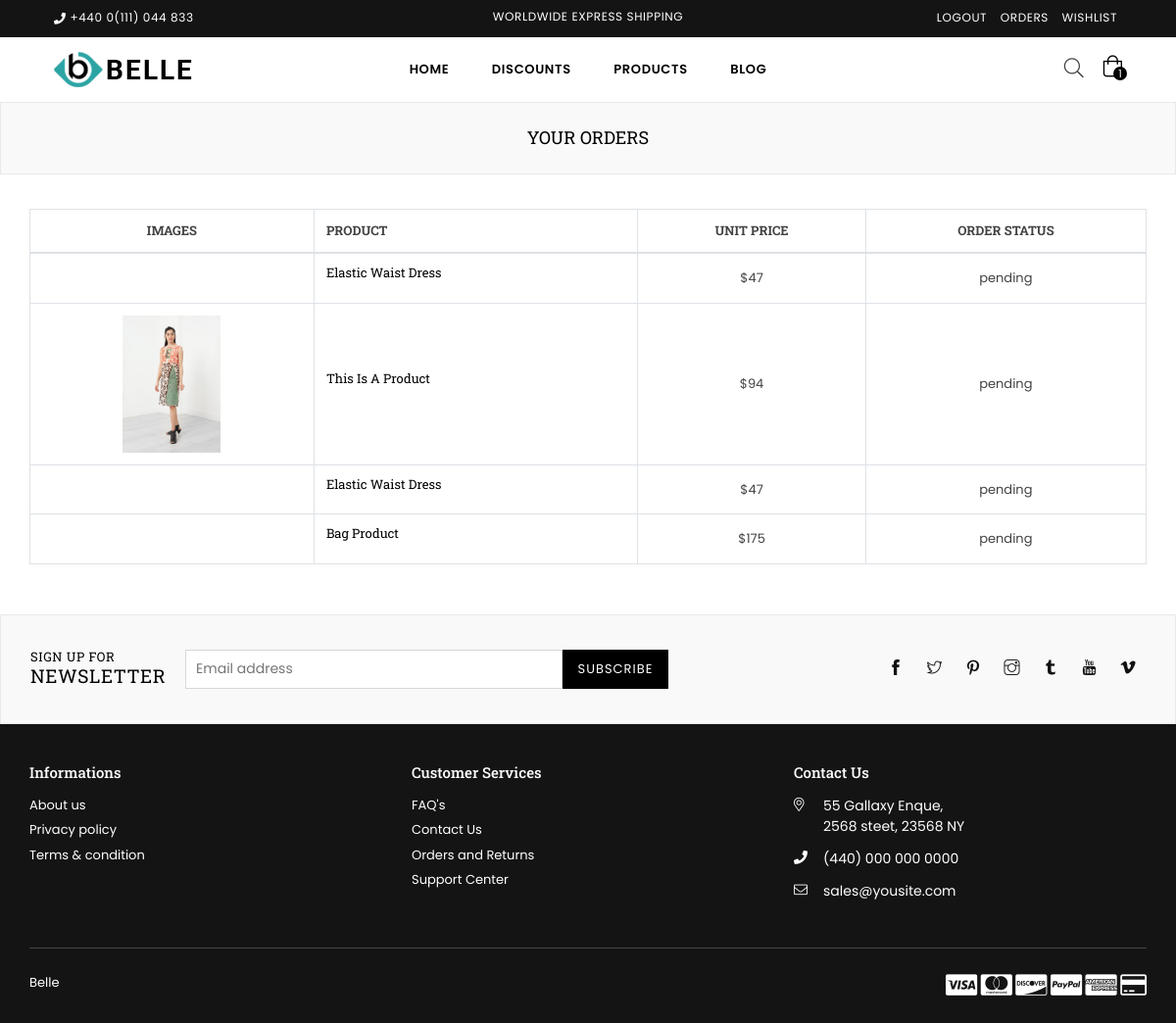
Page /shop/orders/ (signed in) on the committed database.
### products/models.py (models this page shows, shortened)
class Product(models.Model):
    name = models.CharField(max_length=255, default='')
    in_stock = models.PositiveIntegerField(default=0)
    colors_available = models.CharField(max_length=255, default='')
    sizes_available = models.CharField(max_length=255, default='')
    description = models.TextField(default='')
    has_discount = models.BooleanField(default='')
    discounted_percent = models.PositiveIntegerField(default=0)
    is_new = models.BooleanField(default=True)
    price = models.PositiveIntegerField(default=0)
    sales_count = models.PositiveIntegerField(default=0)
    category = models.CharField(max_length=255, default='clothing')
    def get_short_name(self):
        return self.name.lower().replace(' ', '')

class Orders(models.Model):
    user = models.ForeignKey(Users, on_delete=models.CASCADE)
    telephone = models.CharField(max_length=255, default='')
    address = models.CharField(max_length=255, default='')
    city = models.CharField(max_length=255, default='')
    post_code = models.CharField(max_length=255, default='')
    state = models.CharField(max_length=255, default='')
    country = models.CharField(max_length=255, default='')
    order_notes = models.TextField(default='')
    total_price = models.CharField(max_length=255, default='')
    status = models.CharField(max_length=255, default='pending')

class ProductImage(models.Model):
    product = models.ForeignKey(Product, on_delete=models.CASCADE)
    file = models.FileField()

### products/views.py (the view)
# urls.py: path('orders/', views.orders, name='orders'),
def orders(request):
    all_orders = request.user.orders_set.all()
    order_items = []
    if all_orders:
        for order in all_orders:
            all_order_items = order.orderitems_set.all()
            for order_item in all_order_items:
                item = {
                    'name': order_item.product.name,
                    'image': order_item.product.productimage_set.all()[0].file,
                    'short_name': order_item.product.get_short_name(),
                    'price': order_item.product.price,
                    'status': order.status,
                }
                order_items.append(item)
    return render(request, 'products/orders.html', {'order_items': order_items})

### products/templates/products/orders.html (shortened to what this page needs)
{% extends 'main/base.html' %}
{% load static %}
{% block content %}
<div class="page section-header text-center">
    <div class="page-title">
        <div class="wrapper"><h1 class="page-width">Your Orders</h1></div>
      </div>
</div>
<div class="container">
    <div class="row">
        <div class="col-12 col-sm-12 col-md-12 col-lg-12 main-col">
                <div class="wishlist-table table-content table-responsive">
                    <table class="table table-bordered">
                        <thead>
                            <tr>
                                <th class="product-price text-center alt-font">Images</th>
                                <th class="product-name alt-font">Product</th>
                                <th class="product-price text-center alt-font">Unit Price</th>
                                <th class="stock-status text-center alt-font">Order Status</th>
                            </tr>
                        </thead>
                        <tbody>
                            {% if order_items %}
                            {% for item in order_items %}
                            <tr>
                                <td class="product-thumbnail text-center">
                                    <a href="{% url 'products:view_product_details' short_name=item.short_name %}">
                                        <img src="{% static '' %}media/{{ item.image }}" alt="" title="" />
                                    </a>
                                </td>
                                <td class="product-name"><h4 class="no-margin"><a href="{% url 'products:view_product_details' short_name=item.short_name %}">{{ item.name }}</a></h4></td>
                                <td class="product-price text-center"><span class="amount">${{ item.price }}</span></td>
                                <td class="stock text-center">
                                    <span class="in-stock">{{ item.status }}</span>
                                </td>
                            </tr>
                            {% endfor %}
                            {% else %}
                            <tr>
                                <td colspan="6">
                                    <h3 class="text-center">You have no orders</h3>
                                </td>
                            </tr>
                            {% endif %}
                        </tbody>
                    </table>
                </div>
           </div>
    </div>
</div>
{% endblock %}

### rows in the picture
Product: name "Elastic Waist Dress" "Elastic Waist Dress"
Orders: status "pending"
ProductImage: image (picture)
Product: name "This Is A Product"
Orders: status "pending" "pending" "pending"
Product: name "Bag Product"

### other values in the picture
{{ item.price }} "47" "94" "47" "175"
